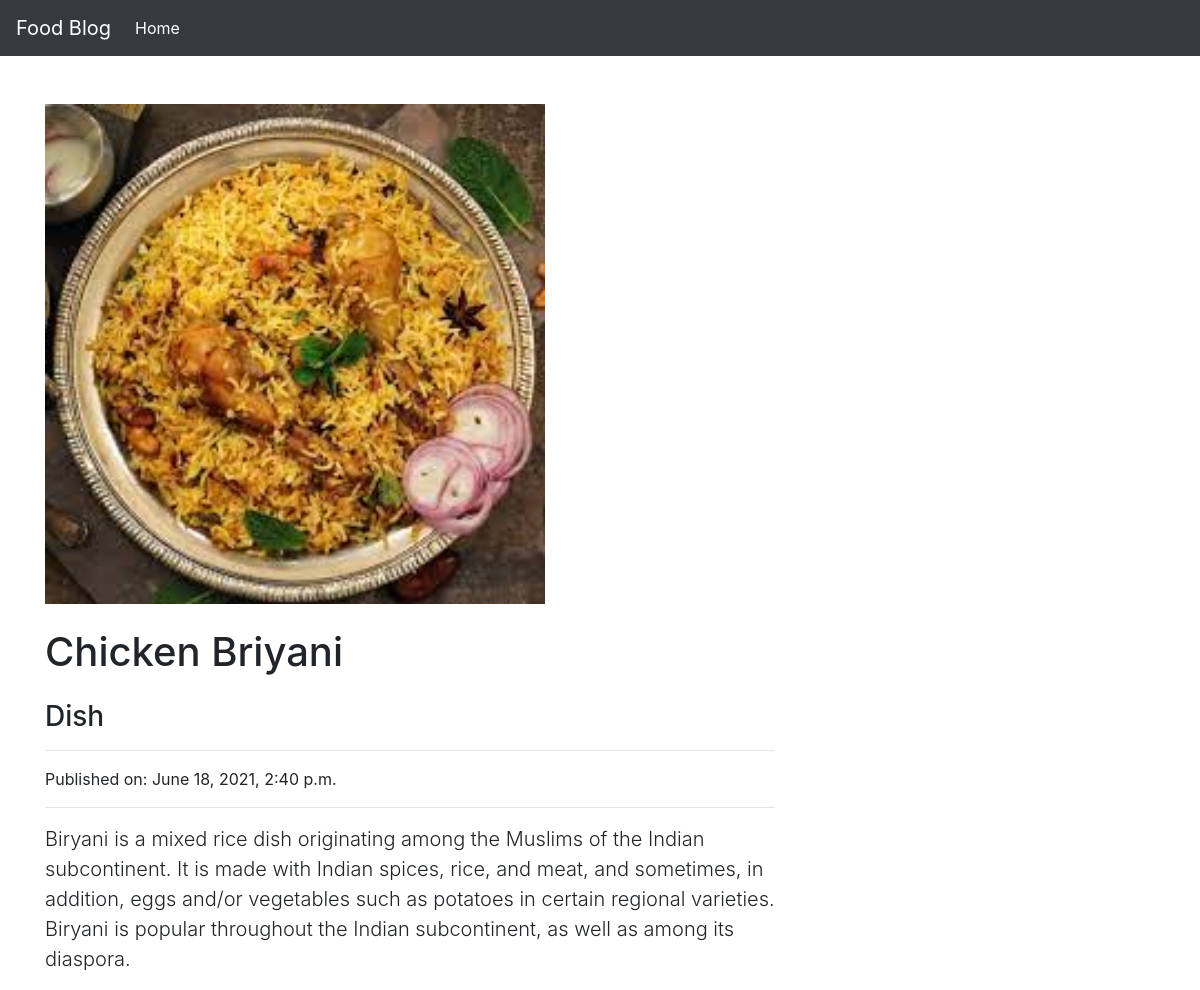
/blog/cb, run on the app's committed database.
### blog/models.py (models this page shows, shortened)
class BlogPost(models.Model):
    title = models.CharField(max_length=120, null=True, blank=False)
    subtitle = models.CharField(max_length=180, null=True, blank=False)
    slug = models.SlugField(unique=True, null=True, blank=False)
    body = models.TextField()
    image = models.ImageField(upload_to='uploads/', null=False, default=None)
    created_at = models.DateTimeField(auto_now_add=True, null=False)
    updated_at = models.DateTimeField(auto_now=True, null=False)

### blog/views.py (the view)
# urls.py: path('<str:slug>', views.read_article),
def read_article(request, slug):
    obj = get_object_or_404(BlogPost, slug=slug)
    template_name = "read_article.html"
    context = {'object': obj}
    return render(request, template_name, context)

### templates/read_article.html (shortened to what this page needs)
{% extends "base.html" %}
{% block page_content %}
    <div class="container">
        <div class="row">
        <div class="col-lg-8">
            <div class="mt-5">
                <img width="500px" src="{{ object.image.url }}" alt="">
            </div>
            <h1 class="mt-4">{{object.title}}</h1>
            <h3 class="mt-4">{{object.subtitle}}</h1>
            <hr>
            <p>Published on: {{object.created_at}}</p>
            <hr>
            <p class="lead">{{object.body}}</p>
        </div>
        </div>
    </div>
{% endblock %}

### data on the page
BlogPost: image (picture), title "Chicken Briyani", subtitle "Dish", created_at "June 18, 2021, 2:40 p.m.", body "Biryani is a mixed rice dish originating among the Muslims of the Indian subcontinent. It is made with Indian spices, rice, and meat, and sometimes, in addition, eggs and/or vegetables such as potatoes in certain regional varieties. Biryani is popular throughout the Indian subcontinent, as well as among its diaspora."
